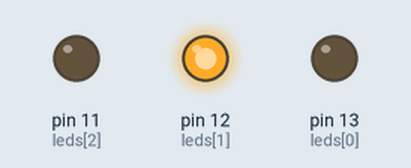
Simulated run of this sketch. Board: Arduino Uno, built with avr-gcc and run on an emulated ATmega328P. On the bench: output pins drawn as LEDs (lit = HIGH).

Above: at 0.5 s.
At 3.5 s:
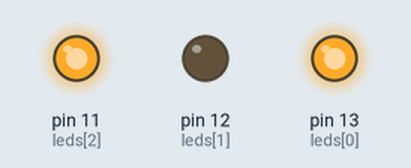
Timing chart, 0 to 4.6 s (numbered marks = the images above):
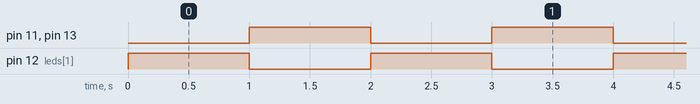

The sketch:

Ej02_04.ino
```cpp
const int leds[] = {13,12,11};
const int l = sizeof(leds);
const int tiempo =  1000;
int cont = 0;

void setup() {
    for(int led: leds) {
        pinMode(led, OUTPUT);
    }
}

void loop() {
	accion();
}

void accion() {
    cont += 1;
    if (cont%2 == 0) {
        encenderPares(tiempo);
    }
    else {
        encenderImpares(tiempo);
    }
}

void encenderPares(int duracion) {
    for(int i = 0; i < l; i++ ){
        if (i%2 == 0) {
            digitalWrite(leds[i], HIGH);
        }
    }
    delay(duracion);
    for(int i = 0; i < l; i++ ){
        if (i%2 == 0) {
            digitalWrite(leds[i], LOW);
        }
    }
}

void encenderImpares(int duracion) {
    for(int i = 0; i < l; i++ ){
        if (i%2 != 0) {
            digitalWrite(leds[i], HIGH);
        }
    }
    delay(duracion);
    for(int i = 0; i < l; i++ ){
        if (i%2 != 0) {
            digitalWrite(leds[i], LOW);
        }
    }
}
```

Measured:
- by itself, pin 11 (leds[2]), pin 12 (leds[1]), pin 13 (leds[0]): alternates HIGH for 1.0 s and LOW for 1.0 s
- by itself, everything shown: repeats every 2.0 s, in 4 steps
